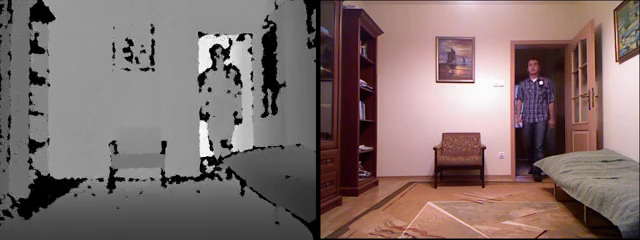
#> input picture frame 15 of datasets/adl-09-cam0.mp4, 640 x 240 px
$ jupyter execute --allow-errors fall-detection.ipynb
#> lines starting #> are read from the running program, lines starting #| are printed output that depends on the picture
[cell 1]
from pathlib import Path
import numpy as np
import matplotlib.pyplot as plt
import cv2 as cv

# Path to the video
VIDEO_PATH = Path('datasets/adl-09-cam0.mp4')

# Index of the sample frame
I_SAMPLE_FRAME = 30

# Relative crop region (x, y, w, h)
CROP_REGION_RELATIVE = (0.5, 0, 0.5, 1)

# Display image using matplotlib
def imshow(img, cvt=cv.COLOR_BGR2RGB):
    plt.imshow(cv.cvtColor(img, cvt))

[cell 2]
# Open the video
cap = cv.VideoCapture(str(VIDEO_PATH))

# Get the original width and height of the video frames
orig_w = int(cap.get(cv.CAP_PROP_FRAME_WIDTH)) # original height
orig_h = int(cap.get(cv.CAP_PROP_FRAME_HEIGHT)) # original width

# Calculate the absolute crop region
crop_x, crop_y, crop_w, crop_h = [
    int(v)
    for v in (
        orig_w * CROP_REGION_RELATIVE[0], # Calculate the x-coordinate of the crop region relative to the frame width
        orig_h * CROP_REGION_RELATIVE[1], # Calculate the y-coordinate of the crop region relative to the frame height
        orig_w * CROP_REGION_RELATIVE[2], # Calculate the width of the crop region relative to the frame width
        orig_h * CROP_REGION_RELATIVE[3], # Calculate the height of the crop region relative to the frame height
    )
]

# Crop the frame using the calculated coordinates
def pre_crop(frame):
    return frame[crop_y:crop_y+crop_h, crop_x:crop_x+crop_w]

[cell 3]
# initialize a list to store frames
frames: list[np.ndarray] = []

# Process the video frame by frame
while True:
    ret, frame = cap.read() # Read a frame from the video
#> frame is the input picture: shape (240, 640, 3); mean B, G, R 108.7, 110.4, 127.5
    if not ret:
        break # Exit the loop if no frame is read (end of the video)

    frame = pre_crop(frame) # Crop the frame using the pre_crop function
#> in pre_crop, `return frame[crop_y:crop_y+crop_h, crop_x:crop_x+crop_w]`:
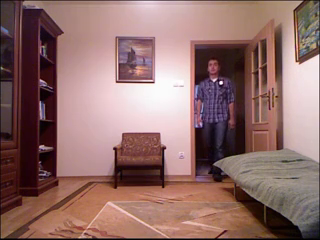
#> returned value: shape (240, 320, 3); mean of channels 0, 1, 2 106.5, 109.9, 144.1; drawn as B, G, R
    frames.append(frame) # Append the cropped frame to the list

    if cv.waitKey(1) & 0xFF == ord("q"):
#> (key q is pressed here)
        break # Exit the loop if the "q" key is pressed

# Released the video capture object and close all OpenCV windows
cap.release()
cv.destroyAllWindows()

[cell 4]
# Display each frame stored in the frame list
for frame in frames:
    cv.imshow("Frame", frame) # Show the current frame in a window titled "Frame"
    if cv.waitKey(1) & 0xFF == ord("q"):
        break # Exit the loop if the "q" key is pressed
#> this loop made 1 pass; (key q is pressed on pass 1)

# Released the video capture object and close all OpenCV windows
cap.release()
cv.destroyAllWindows()

# Display a specific frame using the imshow function
#> (the rest of this cell did not finish here and is left out)

[cell 5]
# Background estimation

bg = np.median(frames, axis=0).astype(np.uint8) # Compute the median of the frames to estimate the background
bg_gray = cv.cvtColor(bg, cv.COLOR_BGR2GRAY) # Convert the background to grayscale
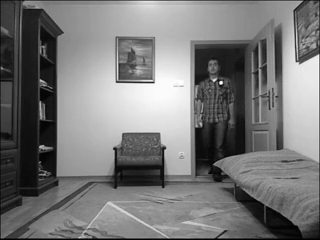
#> bg_gray: shape (240, 320); min 0, max 255, mean 119.7
plt.imshow(bg[..., ::-1]) # Convert BGR to RGB for display in matplotlib

[cell 6]
def mask_from_diff_3d(a, b, threshold=30):
    diff = cv.absdiff(a, b) # Compute the absolute difference between the two input images
    # mask = np.where(diff > threshold, 255, 0).astype(np.uint8)
    mask = np.where(np.linalg.norm(diff, axis=2) > threshold, 255, 0).astype(np.uint8) # Calculate mask based on threshold and 3D distances
    return mask


frames_mask = []

bg_blur = cv.GaussianBlur(bg, (5, 5), 0) # Apply Gaussian blur to the background image
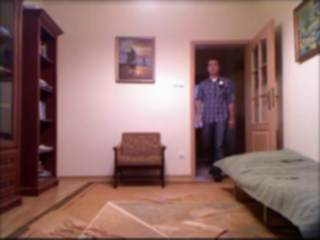
#> bg_blur: shape (240, 320, 3); mean of channels 0, 1, 2 106.8, 110.2, 144.4; drawn as B, G, R

# Substract frame from background
for frame in frames:
    frame = cv.GaussianBlur(frame, (5, 5), 0) # Apply Gaussian blur to the current frame
    mask = mask_from_diff_3d(frame, bg_blur, threshold=40) # Generate mask using the defined function

    frames_mask.append(mask)
    cv.imshow("Frame", mask)

    # Contours
    contours, _ = cv.findContours(mask, cv.RETR_EXTERNAL, cv.CHAIN_APPROX_SIMPLE) # Find contours in the mask
    for contour in contours:
        if cv.contourArea(contour) < 100: # Filter out small contours
            continue
        x, y, w, h = cv.boundingRect(contour) # Get bounding box coordinates
        cv.rectangle(frame, (x, y), (x+w, y+h), (0, 255, 0), 2) # Draw bounding box around the contour
    cv.imshow("Contours", frame) # Display frame with contours

    if cv.waitKey(1) & 0xFF == ord("q"):
        break # Exit the loop if the "q" key is pressed
#> after the loop, frames_mask = 1 item

# Released the video capture object and close all OpenCV windows
cap.release()
cv.destroyAllWindows()

# Display the mask of the sample frame
#> (the rest of this cell did not finish here and is left out)

[cell 7]
frames_flow_bgr = []

# Dense optical flow
i = 0
for frame in frames:
    frame_gray = cv.cvtColor(frame, cv.COLOR_BGR2GRAY) # Convert frame to grayscale
    frame_gray_masked = cv.bitwise_and(frame_gray, frame_gray, mask=frames_mask[i]) # Apply mask to the grayscale frame
    if "prev" in locals(): # Check if "prev" variable exists
        # Calculate optical flow between previous and current frames
        flow = cv.calcOpticalFlowFarneback(prev, frame_gray_masked, None, 0.5, 3, 15, 3, 5, 1.2, 0)
        mag, ang = cv.cartToPolar(flow[..., 0], flow[..., 1]) # Convert cartesian to polar coordinates
        hsv = np.zeros_like(frame)
        hsv[..., 1] = 255 # Set saturation value to maximum
        hsv[..., 0] = ang * 180 / np.pi / 2 # Convert angle to degrees
        hsv[..., 2] = cv.normalize(mag, None, 0, 255, cv.NORM_MINMAX) # Normalize magnitude
        bgr = cv.cvtColor(hsv, cv.COLOR_HSV2BGR) # Convert HSV to BGR color

        frames_flow_bgr.append(bgr) # Append the resulting frame to the list
        cv.imshow("Frame", bgr) # Display the resulting frame
        if cv.waitKey(1) & 0xFF == ord("q"):
            break # Exit the loop if the "q" key is pressed
    prev = frame_gray_masked # Update the previous frame
    i += 1 # Increment the frame index
#> this loop made 1 pass
#> i on pass 1: 1
#> after the loop, frames_flow_bgr = []; i = 1

# Released the video capture object and close all OpenCV windows
cap.release()
cv.destroyAllWindows()

# Display the flow of the sample frame
#> (the rest of this cell did not finish here and is left out)

#> (a cell that did not finish here is left out)

[cell 9]
centroid_path = [] # List to store centroid positions
is_falls = [] # List to store fall detection results
accelerations = [] # List to store calculated accelerations
frames_overlayed = [] # List to store frames with overlays

def is_falling(accelerations, threshold=5):
    # Determine if a person is falling based on acceleration
    if len(accelerations) < 3: # Check if there are enough acceleration values
        return False
    return np.linalg.norm(accelerations[-1]) > threshold # Check if the magnitude of the latest acceleration is greater than the threshold

frame = frames[0].copy() # Copy the first frame
frame = cv.bitwise_and(frame, frame, mask=frames_mask[0]) # Apply the mask to the frame
imshow(frame) # Display the masked frame
tracker = cv.TrackerCSRT_create() # Create CSRT tracker
#> (the rest of this cell did not finish here and is left out)

#> (a cell that did not finish here is left out)

[cell 11]
# Show centroid path on top of the first frame
frame = frames[0].copy() # Copy the first frame
for i in range(0, len(centroid_path)): # Loop through the centroid path
    x, y = centroid_path[i] # Get the coordinates of the centroid
    color = (0, 0, 255) if is_falls[i] else (0, 255, 0) # Set the color based on whether a fall was detected
    cv.circle(frame, (x, y), 3, color, -1) # Draw a circle at the centroid posistion with the appropriate color
imshow(frame) # Display the first frame with the centroid path overlaid

$ run again, starting later in the video
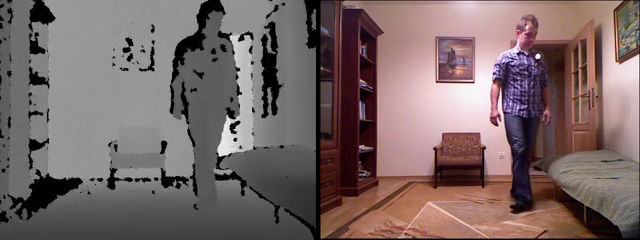
#> input picture frame 67 of datasets/adl-09-cam0.mp4, 640 x 240 px
#> frame is the input picture: shape (240, 640, 3); mean B, G, R 103, 103.7, 120.4
#> the loop `for frame in frames:` made 1 pass; (key q is pressed on pass 1)
#> `bg_gray = cv.cvtColor(bg, cv.COLOR_BGR2GRAY)`:
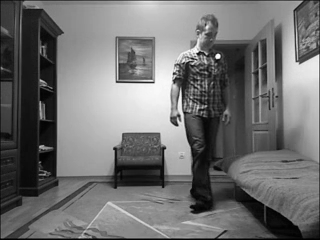
#> bg_gray: shape (240, 320); min 0, max 255, mean 112.2
#> `bg_blur = cv.GaussianBlur(bg, (5, 5), 0)`:
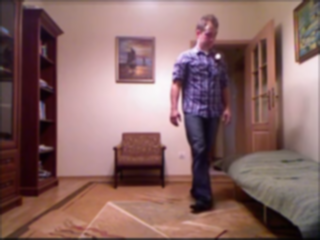
#> bg_blur: shape (240, 320, 3); mean of channels 0, 1, 2 101.3, 102.7, 136.2; drawn as B, G, R
#> after the loop `for frame in frames:`: frames_mask = 1 item
#> the loop `for frame in frames:` made 1 pass
#> i on pass 1: 1
#> after the loop `for frame in frames:`: frames_flow_bgr = []; i = 1

$ run again, starting later in the video
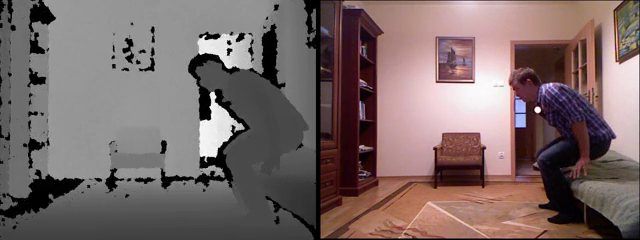
#> input picture frame 120 of datasets/adl-09-cam0.mp4, 640 x 240 px
#> frame is the input picture: shape (240, 640, 3); mean B, G, R 103.9, 105.1, 121.3
#> the loop `for frame in frames:` made 1 pass; (key q is pressed on pass 1)
#> `bg_gray = cv.cvtColor(bg, cv.COLOR_BGR2GRAY)`:
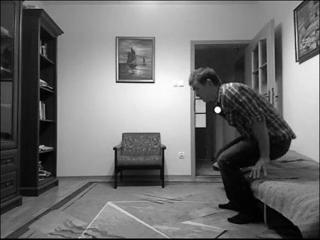
#> bg_gray: shape (240, 320); min 0, max 255, mean 113
#> `bg_blur = cv.GaussianBlur(bg, (5, 5), 0)`:
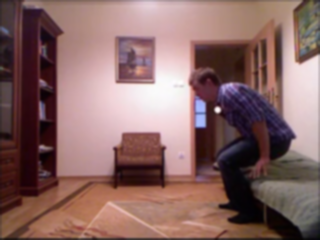
#> bg_blur: shape (240, 320, 3); mean of channels 0, 1, 2 101.6, 103.8, 136.4; drawn as B, G, R
#> after the loop `for frame in frames:`: frames_mask = 1 item
#> the loop `for frame in frames:` made 1 pass
#> i on pass 1: 1
#> after the loop `for frame in frames:`: frames_flow_bgr = []; i = 1
